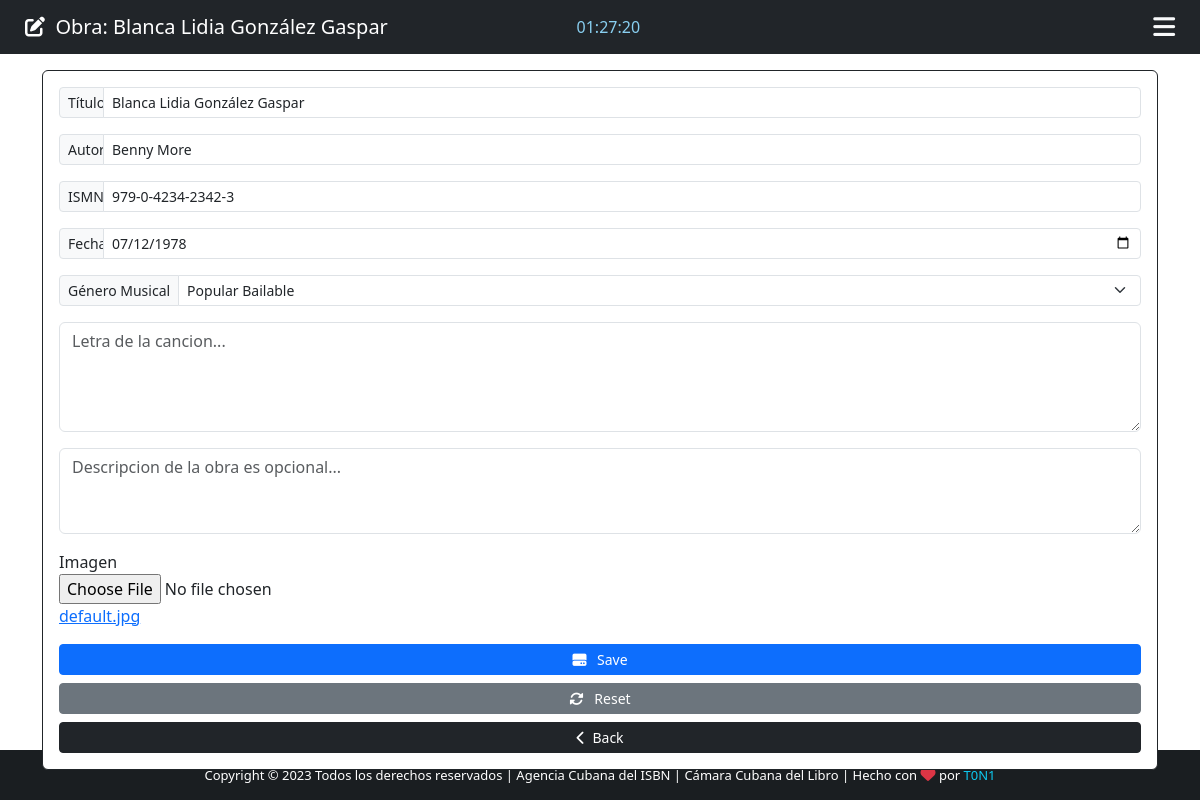
/musical_publication/3 (signed in), run on the app's committed database.
### App/models.py (models this page shows, shortened)
class Musical_Publication(models.Model):
    BOLERO_GENDER = 'Bolero'
    POPULAR_BAILABLE_GENDER = 'Popular Bailable'
    MAMBO_GENDER = 'Mambo'
    CHACHACHA_GENDER = 'Chachacha'
    RUMBA_GENDER = 'Rumba'
    DANZON_GENDER = 'Danzón'
    MUSICAL_GENDER = [
        (BOLERO_GENDER, "BL"),
        (POPULAR_BAILABLE_GENDER, "PB"),
        (MAMBO_GENDER, "MB"),
        (CHACHACHA_GENDER, "CH"),
        (RUMBA_GENDER, "RB"),
        (DANZON_GENDER, "DZ"),
    ]
    id = models.IntegerField(primary_key=True)
    name = models.CharField(max_length=50)
    autor = models.CharField(max_length=100)
    editor = models.ForeignKey(Editor, on_delete=models.SET_NULL, null=True, blank=True)
    prefijo = models.OneToOneField(Prefijo, on_delete=models.PROTECT)
    ismn = models.CharField(max_length=20, unique=True)
    letra = models.FileField(upload_to="publications/letters")
    description = models.TextField(blank=True)
    imagen = models.ImageField(upload_to="publications", null=True, default="default.jpg")
    date_time = models.DateField()
    created_at = models.DateTimeField(auto_now_add=True)
    gender = models.CharField(max_length=100, null=True, choices=MUSICAL_GENDER)
    class Meta:
        verbose_name_plural = "publicaciones"

### App/views.py (the view)
# urls.py: path('musical_publication/<str:musical_publication_id>', views.musical_publication, name="edit_musical_publication"),
@cache_control(no_cache=True, must_revalidate=True, no_store=True)
@login_required(login_url="login")
def musical_publication(request, musical_publication_id):
    musical_publication = Musical_Publication.objects.get(id=musical_publication_id)
    if musical_publication:
        return render(request, "edit_publication.html", {"musical_publication": musical_publication})

### App/templates/edit_publication.html (shortened to what this page needs)
{% extends 'add_publication.html' %}
{% block navbar-content %}
    <i class="fas fa-edit"></i>&nbsp;&nbsp;Obra: {{ musical_publication.name }}
{% endblock navbar-content %}
{% block Action %} action="/edit_musical_publication/" {% endblock Action %}
{% block Value-name %} value = "{{ musical_publication.name }}" {% endblock Value-name %}
{% block Value-autor %} value = "{{ musical_publication.autor }}" {% endblock Value-autor %}
{% block Value-ismn %} value = "{{ musical_publication.ismn }}" {% endblock Value-ismn %}
{% block Value-date_time  %}{{ musical_publication.date_time | date:"Y-m-d" }}{% endblock Value-date_time %}
{% block Value-imagen %} <a href="/media/{{ musical_publication.imagen.name }}">{{ musical_publication.imagen.name }}</a>{% endblock Value-imagen %}
{% block option %} <option style="background-color: #d3d3d3; color: #0a6ebd; font-weight: bold"> {{ musical_publication.gender }} {% endblock %}
{% block Btn-content %} <i class="fas fa-hdd">&nbsp;&nbsp;</i> Save {% endblock Btn-content %}
{% block Btn-reset %}
    <button type="reset" class="btn btn-secondary btn-sm"><i class="fas fa-sync-alt"></i>&nbsp;&nbsp; Reset</button>
 {% endblock Btn-reset %}

### App/templates/add_publication.html (shortened to what this page needs)
{% extends 'base.html' %}
{% block time %}
    <div class="col-sm">
        <span style="color: #89cff0; align-content: center" id="clock"></span>
    </div>
{% endblock time %}
{% block content %}
    <div class="container">
        <div class="row">
            <div class="col-md-12">
                <form {% block Action %} {% endblock Action %} method="POST" enctype="multipart/form-data" class="card p-3 border-dark mt-3">
                    <div class="input-group input-group-sm mb-3">
                        <span class="input-group-text side-label-form">Título</span>
                        <input type="text" class="form-control" maxlength="40" name="name" id="name" placeholder="Título de la obra" required {% block Value-name %}{% endblock Value-name %}>
                    </div>
                    <div class="input-group input-group-sm mb-3">
                        <span class="input-group-text side-label-form">Autor</span>
                        <input type="text" class="form-control" name="autor" id="autor" placeholder="Autor de la publicación" required {% block Value-autor %}{% endblock Value-autor %}>
                    </div>
                    <div class="input-group input-group-sm mb-3">
                        <span class="input-group-text side-label-form">ISMN</span>
                        <input type="text" class="form-control" maxlength="20" name="ismn" id="ismn" placeholder="International standart music number" required {% block Value-ismn %}{% endblock Value-ismn %}>
                    </div>
                    <div class="input-group input-group-sm mb-3">
                        <span class="input-group-text side-label-form">Fecha</span>
                        <input type="date" class="form-control" maxlength="20" name="date_time" id="date_time" placeholder="Fecha de creación de la obra" required value="{% block Value-date_time %}{% endblock Value-date_time %}">
                    </div>
                    <div class="input-group input-group-sm mb-3">
                        <label class="input-group-text ">Género Musical</label>
                        <select class="form-select" name="gender" id="gender" required>
                            {% block option %}{% endblock %}
                            <option disabled></option>
                        </select>
                    </div>
                    <div class="form-group mb-3">
                      <textarea class="form-control text-sm" name="letter_contain" maxlength="1000" id="letter_contain" rows="4" cols="6" placeholder="Letra de la cancion...">{% block Value-letter %}{% endblock Value-letter %}</textarea>
                    </div>
                    <div class="form-group mb-3">
                      <textarea class="form-control text-sm" name="description" maxlength="1000" id="letter_contain" rows="3" cols="5" placeholder="Descripcion de la obra es opcional...">{% block Value-description %}{% endblock Value-description %}</textarea>
                    </div>
                    <div id="div_id_imagen" class="form-group">
                        <label for="id_imagen">Imagen</label>
                        <div><input type="file" name="imagen" id="id_imagen" accept="image/*" class="clearable-file-input form-control-file"></div>{% block Value-imagen %}{% endblock Value-imagen%}
                    </div>
                    <div class="d-grid gap-2 mt-3">
                        <button type="submit" class="btn btn-primary btn-sm">
                            {% block Btn-content %} <i class="fas fa-plus">&nbsp;&nbsp;</i>Add {% endblock Btn-content %}
                        </button>
                        {% block Btn-reset %} {% endblock Btn-reset %}
                        <a href="{% url 'backend_editores' %}" class="btn btn-dark btn-sm"><i class="fas fa-chevron-left"></i>&nbsp;&nbsp;Back</a>
                    </div>
                </form>
            </div>
        </div>
    </div>
{% endblock content %}

### App/static/css/style.css (style rules this page uses)
html, body { height: 100%; margin: 0; max-width: 100%; overflow: hidden; }
.side-label-form { width: 45px; }

### data on the page
Musical_Publication: name "Blanca Lidia González Gaspar", autor "Benny More", ismn "979-0-4234-2342-3", date_time "07/12/1978", gender "Popular Bailable", imagen.name "default.jpg"
